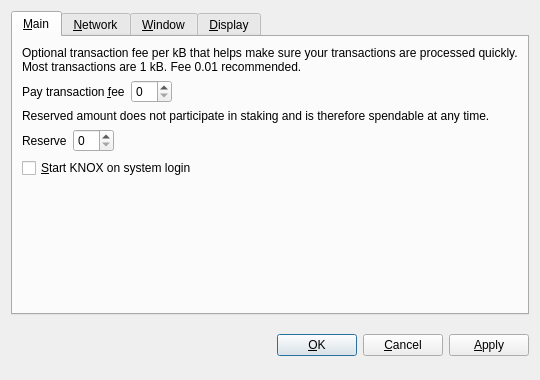
<?xml version="1.0" encoding="UTF-8"?>
<ui version="4.0">
 <class>OptionsDialog</class>
 <widget class="QDialog" name="OptionsDialog">
  <property name="geometry">
   <rect>
    <x>0</x>
    <y>0</y>
    <width>540</width>
    <height>380</height>
   </rect>
  </property>
  <property name="windowTitle">
   <string>Options</string>
  </property>
  <property name="modal">
   <bool>true</bool>
  </property>
  <layout class="QVBoxLayout" name="verticalLayout">
   <item>
    <widget class="QTabWidget" name="tabWidget">
     <property name="tabPosition">
      <enum>QTabWidget::North</enum>
     </property>
     <property name="currentIndex">
      <number>0</number>
     </property>
     <widget class="QWidget" name="tabMain">
      <attribute name="title">
       <string>&amp;Main</string>
      </attribute>
      <layout class="QVBoxLayout" name="verticalLayout_Main">
       <item>
        <widget class="QLabel" name="transactionFeeInfoLabel">
         <property name="text">
          <string>Optional transaction fee per kB that helps make sure your transactions are processed quickly. Most transactions are 1 kB. Fee 0.01 recommended.</string>
         </property>
         <property name="textFormat">
          <enum>Qt::PlainText</enum>
         </property>
         <property name="wordWrap">
          <bool>true</bool>
         </property>
        </widget>
       </item>
       <item>
        <layout class="QHBoxLayout" name="horizontalLayoutFee">
         <item>
          <widget class="QLabel" name="transactionFeeLabel">
           <property name="text">
            <string>Pay transaction &amp;fee</string>
           </property>
           <property name="textFormat">
            <enum>Qt::PlainText</enum>
           </property>
           <property name="buddy">
            <cstring>transactionFee</cstring>
           </property>
          </widget>
         </item>
         <item>
          <widget class="BitcoinAmountField" name="transactionFee"/>
         </item>
         <item>
          <spacer name="horizontalSpacerFee">
           <property name="orientation">
            <enum>Qt::Horizontal</enum>
           </property>
           <property name="sizeHint" stdset="0">
            <size>
             <width>40</width>
             <height>20</height>
            </size>
           </property>
          </spacer>
         </item>
        </layout>
       </item>
       <item>
        <widget class="QLabel" name="reserveBalanceInfoLabel">
         <property name="text">
          <string>Reserved amount does not participate in staking and is therefore spendable at any time.</string>
         </property>
         <property name="textFormat">
          <enum>Qt::PlainText</enum>
         </property>
         <property name="wordWrap">
          <bool>true</bool>
         </property>
        </widget>
       </item>
       <item>
        <layout class="QHBoxLayout" name="horizontalLayoutReserveBalance">
         <item>
          <widget class="QLabel" name="reserveBalanceLabel">
           <property name="text">
            <string>Reserve</string>
           </property>
           <property name="textFormat">
            <enum>Qt::PlainText</enum>
           </property>
           <property name="buddy">
            <cstring>reserveBalance</cstring>
           </property>
          </widget>
         </item>
         <item>
          <widget class="BitcoinAmountField" name="reserveBalance"/>
         </item>
         <item>
          <spacer name="horizontalSpacerReserveBalance">
           <property name="orientation">
            <enum>Qt::Horizontal</enum>
           </property>
           <property name="sizeHint" stdset="0">
            <size>
             <width>40</width>
             <height>20</height>
            </size>
           </property>
          </spacer>
         </item>
        </layout>
       </item>
       <item>
        <widget class="QCheckBox" name="bitcoinAtStartup">
         <property name="toolTip">
          <string>Automatically start KNOX after logging in to the system.</string>
         </property>
         <property name="text">
          <string>&amp;Start KNOX on system login</string>
         </property>
        </widget>
       </item>
       <item>
        <spacer name="verticalSpacer_Main">
         <property name="orientation">
          <enum>Qt::Vertical</enum>
         </property>
         <property name="sizeHint" stdset="0">
          <size>
           <width>20</width>
           <height>40</height>
          </size>
         </property>
        </spacer>
       </item>
      </layout>
     </widget>
     <widget class="QWidget" name="tabNetwork">
      <attribute name="title">
       <string>&amp;Network</string>
      </attribute>
      <layout class="QVBoxLayout" name="verticalLayout_Network">
       <item>
        <widget class="QCheckBox" name="mapPortUpnp">
         <property name="toolTip">
          <string>Automatically open the KNOX client port on the router. This only works when your router supports UPnP and it is enabled.</string>
         </property>
         <property name="text">
          <string>Map port using &amp;UPnP</string>
         </property>
        </widget>
       </item>
       <item>
        <widget class="QCheckBox" name="connectSocks">
         <property name="toolTip">
          <string>Connect to the KNOX network through a SOCKS proxy (e.g. when connecting through Tor).</string>
         </property>
         <property name="text">
          <string>&amp;Connect through SOCKS proxy:</string>
         </property>
        </widget>
       </item>
       <item>
        <layout class="QHBoxLayout" name="horizontalLayout_Network">
         <item>
          <widget class="QLabel" name="proxyIpLabel">
           <property name="text">
            <string>Proxy &amp;IP:</string>
           </property>
           <property name="textFormat">
            <enum>Qt::PlainText</enum>
           </property>
           <property name="buddy">
            <cstring>proxyIp</cstring>
           </property>
          </widget>
         </item>
         <item>
          <widget class="QValidatedLineEdit" name="proxyIp">
           <property name="maximumSize">
            <size>
             <width>140</width>
             <height>16777215</height>
            </size>
           </property>
           <property name="toolTip">
            <string>IP address of the proxy (e.g. 127.0.0.1)</string>
           </property>
          </widget>
         </item>
         <item>
          <widget class="QLabel" name="proxyPortLabel">
           <property name="text">
            <string>&amp;Port:</string>
           </property>
           <property name="textFormat">
            <enum>Qt::PlainText</enum>
           </property>
           <property name="buddy">
            <cstring>proxyPort</cstring>
           </property>
          </widget>
         </item>
         <item>
          <widget class="QLineEdit" name="proxyPort">
           <property name="maximumSize">
            <size>
             <width>55</width>
             <height>16777215</height>
            </size>
           </property>
           <property name="toolTip">
            <string>Port of the proxy (e.g. 9050)</string>
           </property>
          </widget>
         </item>
         <item>
          <widget class="QLabel" name="socksVersionLabel">
           <property name="text">
            <string>SOCKS &amp;Version:</string>
           </property>
           <property name="textFormat">
            <enum>Qt::PlainText</enum>
           </property>
           <property name="buddy">
            <cstring>socksVersion</cstring>
           </property>
          </widget>
         </item>
         <item>
          <widget class="QValueComboBox" name="socksVersion">
           <property name="toolTip">
            <string>SOCKS version of the proxy (e.g. 5)</string>
           </property>
          </widget>
         </item>
         <item>
          <spacer name="horizontalSpacer_Network">
           <property name="orientation">
            <enum>Qt::Horizontal</enum>
           </property>
           <property name="sizeHint" stdset="0">
            <size>
             <width>40</width>
             <height>20</height>
            </size>
           </property>
          </spacer>
         </item>
        </layout>
       </item>
       <item>
        <spacer name="verticalSpacer_Network">
         <property name="orientation">
          <enum>Qt::Vertical</enum>
         </property>
         <property name="sizeHint" stdset="0">
          <size>
           <width>20</width>
           <height>40</height>
          </size>
         </property>
        </spacer>
       </item>
      </layout>
     </widget>
     <widget class="QWidget" name="tabWindow">
      <attribute name="title">
       <string>&amp;Window</string>
      </attribute>
      <layout class="QVBoxLayout" name="verticalLayout_Window">
       <item>
        <widget class="QCheckBox" name="minimizeToTray">
         <property name="toolTip">
          <string>Show only a tray icon after minimizing the window.</string>
         </property>
         <property name="text">
          <string>&amp;Minimize to the tray instead of the taskbar</string>
         </property>
        </widget>
       </item>
       <item>
        <widget class="QCheckBox" name="minimizeOnClose">
         <property name="toolTip">
          <string>Minimize instead of exit the application when the window is closed. When this option is enabled, the application will be closed only after selecting Quit in the menu.</string>
         </property>
         <property name="text">
          <string>M&amp;inimize on close</string>
         </property>
        </widget>
       </item>
       <item>
        <spacer name="verticalSpacer_Window">
         <property name="orientation">
          <enum>Qt::Vertical</enum>
         </property>
         <property name="sizeHint" stdset="0">
          <size>
           <width>20</width>
           <height>40</height>
          </size>
         </property>
        </spacer>
       </item>
      </layout>
     </widget>
     <widget class="QWidget" name="tabDisplay">
      <attribute name="title">
       <string>&amp;Display</string>
      </attribute>
      <layout class="QVBoxLayout" name="verticalLayout_Display">
       <item>
        <layout class="QHBoxLayout" name="horizontalLayout_1_Display">
         <item>
          <widget class="QLabel" name="langLabel">
           <property name="text">
            <string>User Interface &amp;language:</string>
           </property>
           <property name="textFormat">
            <enum>Qt::PlainText</enum>
           </property>
           <property name="buddy">
            <cstring>lang</cstring>
           </property>
          </widget>
         </item>
         <item>
          <widget class="QValueComboBox" name="lang">
           <property name="toolTip">
            <string>The user interface language can be set here. This setting will take effect after restarting KNOX.</string>
           </property>
          </widget>
         </item>
        </layout>
       </item>
       <item>
        <layout class="QHBoxLayout" name="horizontalLayout_2_Display">
         <item>
          <widget class="QLabel" name="unitLabel">
           <property name="text">
            <string>&amp;Unit to show amounts in:</string>
           </property>
           <property name="textFormat">
            <enum>Qt::PlainText</enum>
           </property>
           <property name="buddy">
            <cstring>unit</cstring>
           </property>
          </widget>
         </item>
         <item>
          <widget class="QValueComboBox" name="unit">
           <property name="toolTip">
            <string>Choose the default subdivision unit to show in the interface and when sending coins.</string>
           </property>
          </widget>
         </item>
        </layout>
       </item>
       <item>
        <widget class="QCheckBox" name="displayAddresses">
         <property name="toolTip">
          <string>Whether to show KNOX addresses in the transaction list or not.</string>
         </property>
         <property name="text">
          <string>&amp;Display addresses in transaction list</string>
         </property>
        </widget>
       </item>
       <item>
        <widget class="QCheckBox" name="coinControlFeatures">
         <property name="toolTip">
          <string>Whether to show coin control features or not.</string>
         </property>
         <property name="text">
          <string>Display coin &amp;control features (experts only!)</string>
         </property>
        </widget>
       </item>
       <item>
        <spacer name="verticalSpacer_Display">
         <property name="orientation">
          <enum>Qt::Vertical</enum>
         </property>
         <property name="sizeHint" stdset="0">
          <size>
           <width>20</width>
           <height>40</height>
          </size>
         </property>
        </spacer>
       </item>
      </layout>
     </widget>
    </widget>
   </item>
   <item>
    <layout class="QHBoxLayout" name="horizontalLayout_Buttons">
     <item>
      <spacer name="horizontalSpacer_1">
       <property name="orientation">
        <enum>Qt::Horizontal</enum>
       </property>
       <property name="sizeHint" stdset="0">
        <size>
         <width>40</width>
         <height>48</height>
        </size>
       </property>
      </spacer>
     </item>
     <item>
      <widget class="QLabel" name="statusLabel">
       <property name="font">
        <font>
         <weight>75</weight>
         <bold>true</bold>
        </font>
       </property>
       <property name="text">
        <string/>
       </property>
       <property name="textFormat">
        <enum>Qt::PlainText</enum>
       </property>
       <property name="wordWrap">
        <bool>true</bool>
       </property>
      </widget>
     </item>
     <item>
      <spacer name="horizontalSpacer_2">
       <property name="orientation">
        <enum>Qt::Horizontal</enum>
       </property>
       <property name="sizeHint" stdset="0">
        <size>
         <width>40</width>
         <height>48</height>
        </size>
       </property>
      </spacer>
     </item>
     <item>
      <widget class="QPushButton" name="okButton">
       <property name="text">
        <string>&amp;OK</string>
       </property>
      </widget>
     </item>
     <item>
      <widget class="QPushButton" name="cancelButton">
       <property name="text">
        <string>&amp;Cancel</string>
       </property>
       <property name="autoDefault">
        <bool>false</bool>
       </property>
      </widget>
     </item>
     <item>
      <widget class="QPushButton" name="applyButton">
       <property name="text">
        <string>&amp;Apply</string>
       </property>
       <property name="autoDefault">
        <bool>false</bool>
       </property>
      </widget>
     </item>
    </layout>
   </item>
  </layout>
 </widget>
 <customwidgets>
  <customwidget>
   <class>BitcoinAmountField</class>
   <extends>QSpinBox</extends>
   <header>bitcoinamountfield.h</header>
  </customwidget>
  <customwidget>
   <class>QValueComboBox</class>
   <extends>QComboBox</extends>
   <header>qvaluecombobox.h</header>
  </customwidget>
  <customwidget>
   <class>QValidatedLineEdit</class>
   <extends>QLineEdit</extends>
   <header>qvalidatedlineedit.h</header>
  </customwidget>
 </customwidgets>
 <resources/>
 <connections/>
</ui>
